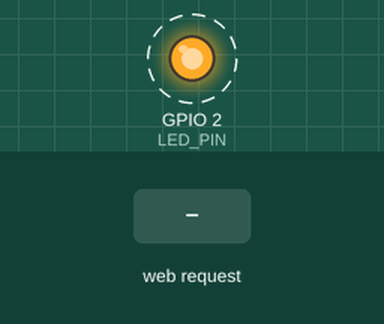
The program below on a simulated ESP32. On the bench: output pins drawn as LEDs (lit = HIGH). Dashed ring = blinking. The inputs (shaded band) are chosen by the test bench. Storage starts empty; what the program prints to the serial monitor is not drawn.

Above: at 1.2 s.
1.3 s: HTTP request GET /api/linetrace received
3.5 s: HTTP request GET /api/cmd?d=1 received
5.5 s: HTTP request GET /api/linetrace?on=1 received
Timing chart, 0 to 13.5 s (numbered marks = the images above; inputs shaded):
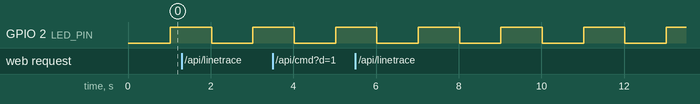

Measured:
- by itself, GPIO 2 (LED_PIN): alternates HIGH for 1.0 s and LOW for 1.0 s

The program:

main.cpp
```cpp
#include <Arduino.h>
#include "task_webapp.h"

#define LED_PIN 2

void Task_BlinkingLed(void *)
{
  bool on = false;
  pinMode(LED_PIN, OUTPUT);
  while (true)
  {
    if (on)
    {
      digitalWrite(LED_PIN, HIGH);
      on = false;
    }
    else
    {
      digitalWrite(LED_PIN, LOW);
      on = true;
    }
    vTaskDelay(1000);
  }
}

void setup()
{
  Serial.begin(115200);
  xTaskCreate(Task_WebApp, "Webapp", 8192, nullptr, 0, nullptr);
  xTaskCreate(Task_BlinkingLed, "Blinking LED", 1024, nullptr, 1, nullptr);
}

void loop()
{
}
```

task_webapp.h
```cpp
#ifndef TASK_WEBAPP_H
#define TASK_WEBAPP_H

#include <WiFi.h>

#include <LittleFS.h>

#include <WiFi.h>
#include <WebServer.h>
#include <DNSServer.h>
#include <ESPmDNS.h>
#include <ArduinoJson.h>
#include <Preferences.h>

#define SSID "ESP32_WebModule"
#define PASSWORD "88888888"

void Task_WebApp(void*);

#endif
```

task_webapp.cpp
```cpp
#include "task_webapp.h"

static WebServer web_server(80);
static DNSServer dns_server;

static void HandleIndex();
static void HandleNotFound();
static void HandleCmd();
static void HandleTraceLine();
static void HandleTelemetry();

void Task_WebApp(void *)
{
    Serial.print("\nStarting AP Mode!\n");

    WiFi.mode(WIFI_AP);
    WiFi.softAP(SSID, PASSWORD);

    dns_server.start(53, "*", WiFi.softAPIP());

    web_server.on("/", HandleIndex);
    web_server.on("/api/cmd", HandleCmd);
    web_server.on("/api/telemetry", HandleTelemetry);
    web_server.on("/api/linetrace", HandleTraceLine);
    web_server.onNotFound(HandleNotFound);
    web_server.begin();

    LittleFS.begin(true);

    Serial.println("AP mode started: " + WiFi.softAPIP().toString());

    while (true)
    {
        dns_server.processNextRequest();

        web_server.handleClient();
        vTaskDelay(1);
    }
}

static void HandleIndex()
{
    if (LittleFS.exists("/index.html"))
    {
        File file = LittleFS.open("/index.html", "r");
        web_server.streamFile(file, "text/html");
        file.close();
    }
    else
    {
        web_server.send(404, "text/plain", "File not found");
    }
}

static void HandleNotFound()
{
    web_server.sendHeader("Location", "http://escp32.setup/", true);
    web_server.send(302, "text/plain", "");
}

static void HandleCmd()
{
    String d = web_server.arg("d");
    if (d.length() == 1)
    {
        Serial.println("D-Pad command: " + d);
    }
    web_server.send(200, "text/plain", "ok");
}

static void HandleTraceLine()
{
    String on = web_server.arg("on");

    Serial.print("Traceline: ");
    Serial.print(on == "1" ? "ON" : "OFF");
    web_server.send(200, "text/plain", "ok");
}

static void HandleTelemetry()
{
    // TODO: replace with real values
    String json = "{\"speed\":0,\"battery\":7.4,\"distance\":0,\"mode\":\"Manual\",\"line\":[0,0,1,0,0]}";
    web_server.send(200, "application/json", json);
}
```
